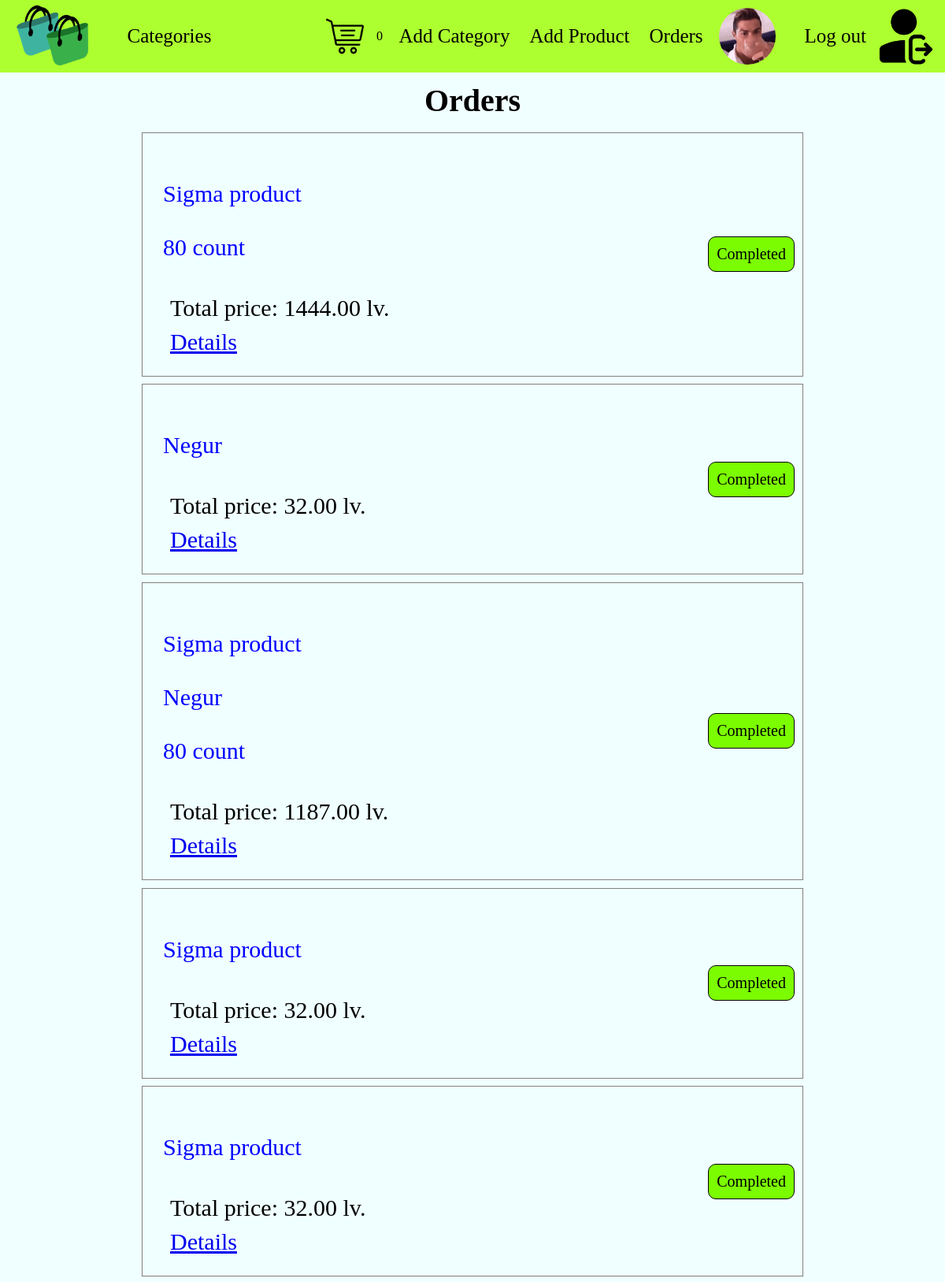
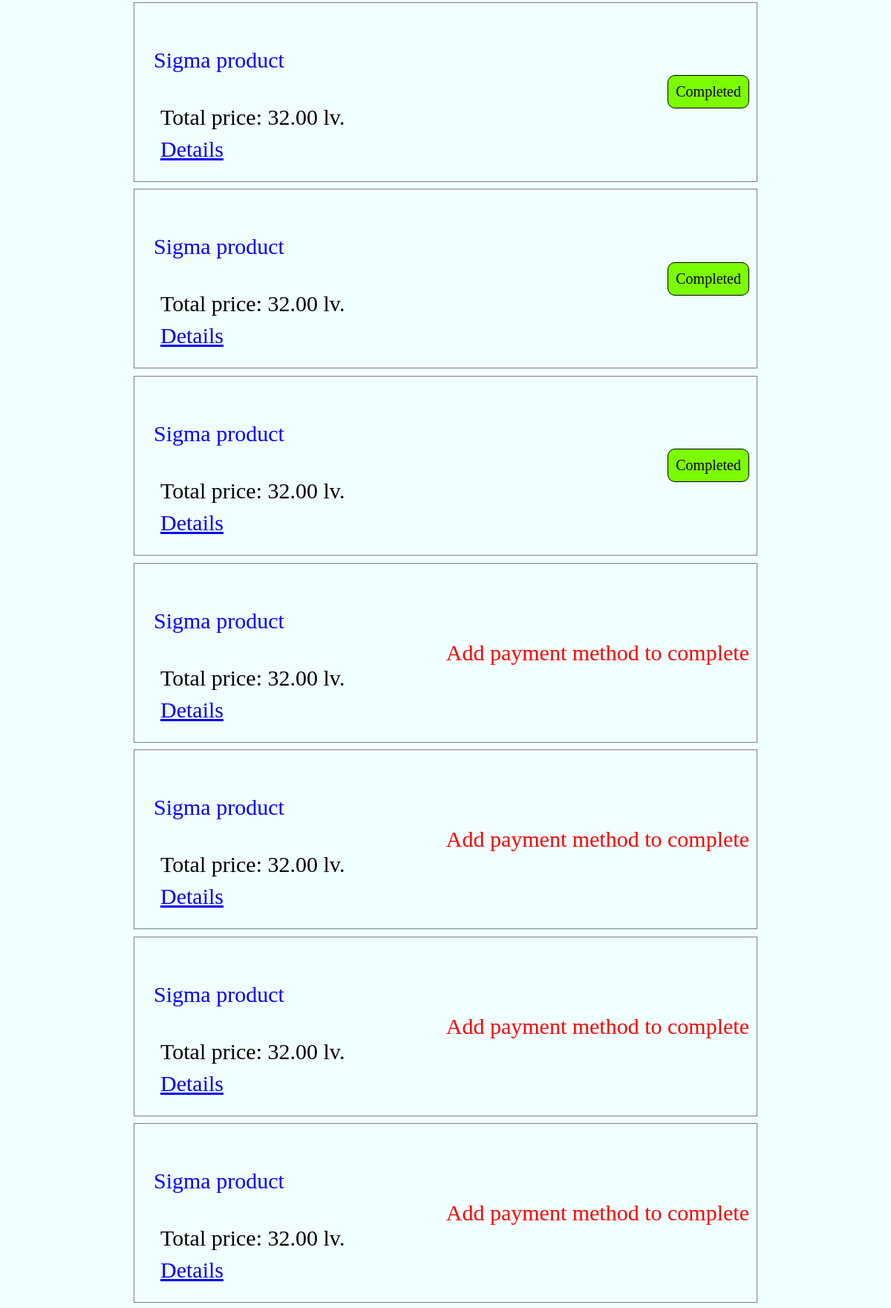
Screenshot of /order/list/ (signed in, upper part) with the database file from the repository (2 pictures, top to bottom).
### bokatas_store/accounts/models.py (models this page shows)
class BokataStoreUser(Timestamps, AbstractBaseUser, PermissionsMixin):
    email = models.EmailField(
        unique=True,
        null=False,
        blank=False,
    )
    phone_number = PhoneNumberField(
        region="BG",
        unique=True,
    )
    is_staff = models.BooleanField(
        _("staff status"),
        default=False,
        help_text=_("Designates whether the user can log into this admin site."),
    )
    is_active = models.BooleanField(
        _("active"),
        default=True,
        help_text=_(
            "Designates whether this user should be treated as active. "
            "Unselect this instead of deleting accounts."
        ),
    )
    objects = BokataStoreUserManager()
    USERNAME_FIELD = "email"
    REQUIRED_FIELDS = ["phone_number"]

### bokatas_store/shopping_cart/models.py (models this page shows)
class ShoppingCart(models.Model):
    products = models.ManyToManyField(
        Product,
    )
    user = models.OneToOneField(
        UserModel,
        on_delete=models.CASCADE,
        primary_key=True,
    )

### bokatas_store/profiles/models.py (models this page shows)
class UserProfile(UserField):
    class GenderChoices(models.TextChoices):
        MALE = "male"
        FEMALE = "female"
        OTHER = "other"
        PREFER_NOT_TO_SAY = "prefer not to say"
    FIRST_NAME_MAX_LENGTH = 50
    LAST_NAME_MAX_LENGTH = 50
    GENDER_MAX_LENGTH = 20
    first_name = models.CharField(
        max_length=FIRST_NAME_MAX_LENGTH,
        blank=True,
        null=True,
        validators=(
            RegexValidator(
                regex=r"^[a-zA-Z]+$",
                message="First name can contain only letters",
            ),
        )
    )
    last_name = models.CharField(
        max_length=LAST_NAME_MAX_LENGTH,
        blank=True,
        null=True,
        validators=(
            RegexValidator(
                regex=r"^[a-zA-Z]+$",
                message="Last name can contain only letters",
            ),
        )
    )
    gender = models.CharField(
        max_length=20,
        choices=GenderChoices,
        null=True,
        blank=True,
    )
    profile_picture = models.ImageField(
        upload_to="profile_pictures",
        default="profile_pictures/default_profile_picture.webp"
    )

### bokatas_store/orders/models.py (models this page shows)
class ProductQuantity(models.Model):
    quantity = models.PositiveSmallIntegerField(
        null=False,
        blank=False,
    )
    product = models.ForeignKey(
        Product,
        on_delete=models.CASCADE,
    )
    order = models.ForeignKey(
        Order,
        on_delete=models.CASCADE,
    )

class Order(models.Model):
    total_price = models.DecimalField(
        max_digits=12,
        decimal_places=2,
        null=False,
        blank=False,
    )
    status = models.BooleanField(
        null=False,
        blank=False,
        default=False,
    )
    user = models.ForeignKey(
        UserModel,
        on_delete=models.CASCADE,
    )

### bokatas_store/products/models.py (models this page shows)
class Product(SlugFieldMixin, Timestamps):
    NAME_MAX_LENGTH = 50
    NAME_MIN_LENGTH = 3
    name = models.CharField(
        max_length=NAME_MAX_LENGTH,
        null=False,
        blank=False,
        unique=True,
        validators=(
            MinLengthValidator(
                limit_value=NAME_MIN_LENGTH,
                message=f"{__name__} name must contain at latest {NAME_MIN_LENGTH}",
            ),
        ),
        error_messages={
            "max_length": f"{__name__} name must conatain max {NAME_MAX_LENGTH}",
        }
    )
    price = models.DecimalField(
        max_digits=10,
        decimal_places=2,
        null=False,
        blank=False,
    )
    description = models.TextField(
        null=True,
        blank=True,
    )
    count = models.SmallIntegerField(
        null=False,
        blank=False,
        default=0,
    )
    category = models.ForeignKey(
        Category,
        on_delete=models.CASCADE,
    )

### bokatas_store/orders/views.py (the view)
# urls.py: path("list/", ListOrdersView.as_view(), name="list-orders"),
class ListOrdersView(auth_mixins.LoginRequiredMixin, views.ListView):
    model = Order
    template_name = "orders/list.html"
    def get_queryset(self):
        return Order.objects.filter(user=self.request.user).order_by("-pk")

### templates/orders/list.html
{% extends 'base.html' %}
{% load static %}
{% block styles %}
    <link rel="stylesheet" href="{% static 'css/shopping_cart_products.css' %}">
{% endblock %}
{% block content %}
    <div class="products">
        <h1>Orders</h1>
        {% for order in object_list %}
            <div class="product">
                <div class="texts">
                    {% for productquantity in order.productquantity_set.all %}
                        <a style="text-decoration: none; color: blue"
                           href="{% url 'details-product' slug=productquantity.product.slug %}">
                            <p>{{ productquantity.product.name }}</p></a>
                    {% endfor %}
                    <p>Total price: {{ order.total_price }} lv.</p>
                    <a href="{% url 'details-order' pk=order.pk %}">Details</a>
                </div>
                {% if order.userpayment_set.all %}
                    <p style="background: lawngreen" class="status-button">Completed</p>
                {% else %}
                    <a href="{% url 'create-payment-to-order' pk=order.pk %}">Add payment method to complete</a>
                {% endif %}
            </div>
        {% endfor %}
    </div>
{% endblock %}

### templates/base.html (shortened to what this page needs)
{% load static %}
<!DOCTYPE html>
<html lang="en">
<head>
    <link rel="stylesheet" href="{% static 'css/styles.css' %}">
    {% block styles %}
    {% endblock %}
</head>
<body>
<header class="site-header">
    <div class="left">
        <a href="{% url 'index' %}"><img class="site-icon" src="{% static 'images/site-icon.png' %}"
                                         alt="site icon"></a>
        <a class="text" href="{% url 'list-category' %}">Categories</a>
    </div>
    <div class="right">
        {% if not request.user.is_authenticated %}
            <a class="text" href="{% url 'login-user' %}">Sign in</a>
            <a class="text" href="{% url 'register-user' %}">Register</a>
        {% else %}
            <a href="{% url 'details-shopping-cart' %}"><img class="img" src="{% static 'images/shopping_cart.png' %}"
                                                             alt="shopping cart"></a>
            <p>{{ request.user.shoppingcart.products.count }}</p>
            {% if request.user.is_staff %}
                <a class="text" href="{% url 'create-category' %}">Add Category</a>
                <a class="text" href="{% url 'create-product' %}">Add Product</a>
            {% endif %}
            <a class="text" href="{% url 'list-orders' %}">Orders</a>
            <a href="{% url 'details-profile' pk=request.user.pk %}" class="profile-image"><img
                    src="{{ MEDIA_URL }}{{ request.user.userprofile.profile_picture.url }}" alt="user profile picture"></a>
            <a class="text" href="{% url 'logout-user' %}">Log out<img class="img"
                                                                       src="{% static 'images/logout.png' %}"
                                                                       alt="log out image"></a>
        {% endif %}
    </div>
</header>
{% block content %}
{% endblock %}
</body>
</html>

### static/css/shopping_cart_products.css (style rules this page uses)
.products { display: flex; flex-direction: column; }
.products > h1 { text-align: center; margin: 0.3em; font-size: 40px; }
.product { padding: 10px; border: 1px solid gray; margin: 0.3em 0em; display: flex; width: 70vw; height: fit-content; align-self: center; }
.texts { margin: 1em; }
.texts > * { font-size: 30px; padding: 0.3em; }
.product > a { text-decoration: none; color: red; font-size: 30px; margin: auto 0; margin-left: auto; }
.status-button { padding: 0.5em; font-size: 20px; border-radius: 10px; border: 1px solid black; height: fit-content; align-self: center; margin: auto 0 auto auto; }

### static/css/header.css (style rules this page uses)
header.site-header { display: flex; justify-content: space-between; align-items: center; width: 100%; height: 6em; background: greenyellow; }
header.site-header img.site-icon { height: 5.5em; }
header > div.left, header > div.right { display: flex; align-items: center; }
header.site-header > div.left > * { margin: 0 1em; }
header.site-header > div.right > * { margin: 0 0.5em; }
header.site-header > div > a.text { font-size: 25px; text-decoration: none; color: black; }
.img { height: 3em; padding-left: 0.5em; }
div.right > a { display: flex; align-items: center; }
.profile-image { background-color: greenyellow; border: 0 solid black; border-radius: 50%; padding-right: 1em; align-self: center; justify-self: center; }
.profile-image > img { width: 4.5em; height: 4.5em; border-radius: 50%; }

### rows the page displays
BokataStoreUser: user.shoppingcart.products.count "0", user.userprofile.profile_picture (picture)
Order: total_price "1444.00", shows "Completed"
ProductQuantity: product.name "Sigma product"
ProductQuantity: product.name "80 count"
Order: total_price "32.00", shows "Completed"
ProductQuantity: product.name "Negur"
Order: total_price "1187.00", shows "Completed"
ProductQuantity: product.name "Sigma product"
ProductQuantity: product.name "Negur"
ProductQuantity: product.name "80 count"
Order: total_price "32.00", shows "Completed"
ProductQuantity: product.name "Sigma product"
Order: total_price "32.00", shows "Completed"
ProductQuantity: product.name "Sigma product"
Order: total_price "32.00", shows "Completed"
ProductQuantity: product.name "Sigma product"
Order: total_price "32.00", shows "Completed"
ProductQuantity: product.name "Sigma product"
Order: total_price "32.00", shows "Completed"
ProductQuantity: product.name "Sigma product"
Order: total_price "32.00", shows "Add payment method to complete"
ProductQuantity: product.name "Sigma product"
Order: total_price "32.00", shows "Add payment method to complete"
ProductQuantity: product.name "Sigma product"
Order: total_price "32.00", shows "Add payment method to complete"
ProductQuantity: product.name "Sigma product"
Order: total_price "32.00", shows "Add payment method to complete"
ProductQuantity: product.name "Sigma product"
